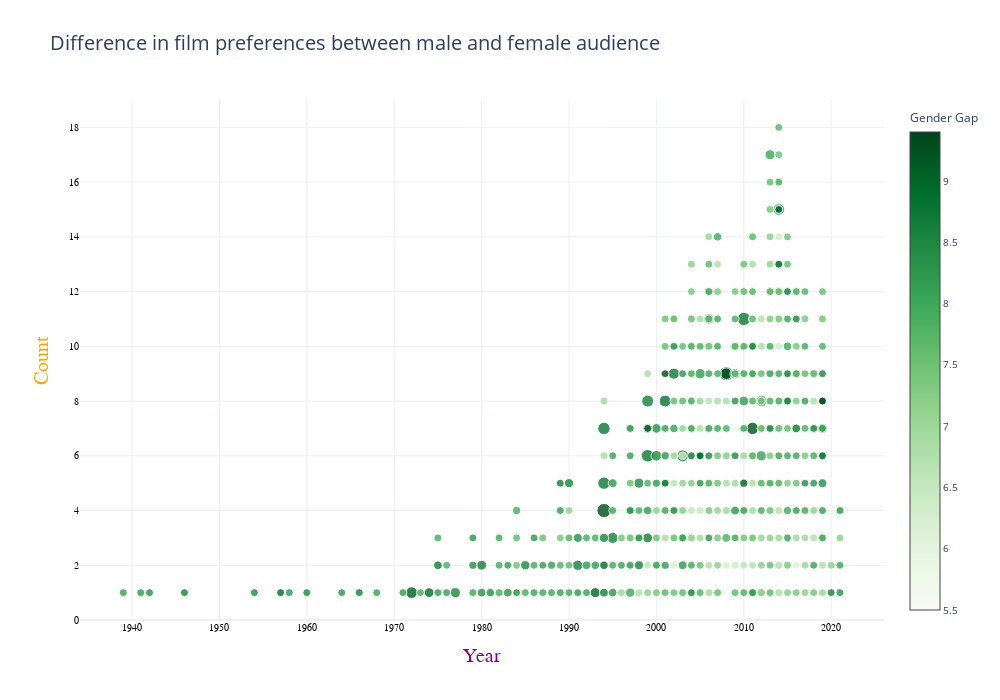

Notebook code for this chart:
### Code cell
import plotly.graph_objects as go
hover_text = []
for index, row in top500.iterrows():
    hover_text.append(('Title: {title}<br>' +
                      'Number of Votes: {vote}<br>' +
                       'Difference: {rate}<br>' +
                       'Certificate: {cert}<br>' +
                       'Year: {year}').format(title=row['title'],
                                              vote=row['num_votes'],
                                              rate=row['differ'],
                                              cert=row['certificate'],
                                              year=row['year']))
colorline = top500['all']
fig2 = go.Figure()
sizeref = 2.*max(top500['num_votes'])/200
fig2.add_trace(go.Scatter(
    x=top500['year'], y=top500['rank'],
    mode='markers', text=hover_text,
    hoverinfo = 'text',
    marker=dict(color=colorline,
                colorbar=dict(
                    tickfont = dict(
                        size=10),
                    title=dict(
                        side = 'top',
                        text = 'Gender Gap',
                        font = dict(size = 12)
                    )
                ),
                colorscale='greens',
                opacity=0.8, size=top500['num_votes'],
                sizemode='area', sizeref=sizeref,
                sizemin=4, showscale=True
                )))
fig2.update_layout(title="Difference in film preferences between male and female audience",
                   title_font_size=20, template='plotly_white',
                   width=1000, height=700)
fig2.update_xaxes(title_text='Year',
                  title_font=dict(size=20, family='Verdana',
                                  color='purple'),
                  tickfont=dict(family='Calibri', color='black',
                                size=10))
fig2.update_yaxes(title_text="Count", range=(0, top500['rank'].max()+1),
                  title_font=dict(size=20, family='Verdana',
                                  color='orange'),
                  tickfont=dict(family='Calibri', color='black',
                                size=10))
fig2.show()

### Figure 1 — Plotly figure (JSON) as saved in the notebook; plotly's stock layout.template omitted (floating-point values rounded to 4 significant figures; data arrays with more than 128 entries replaced by an {"elided": "..."} marker saying what was removed)
{"data": [{"hoverinfo": "text", "marker": {"color": {"elided": "500 float values"}, "colorbar": {"tickfont": {"size": 10}, "title": {"font": {"size": 12}, "side": "top", "text": "Gender Gap"}}, "colorscale": [[0, "rgb(247,252,245)"], [0.125, "rgb(229,245,224)"], [0.25, "rgb(199,233,192)"], [0.375, "rgb(161,217,155)"], [0.5, "rgb(116,196,118)"], [0.625, "rgb(65,171,93)"], [0.75, "rgb(35,139,69)"], [0.875, "rgb(0,109,44)"], [1, "rgb(0,68,27)"]], "opacity": 0.8, "showscale": true, "size": {"elided": "500 int values"}, "sizemin": 4, "sizemode": "area", "sizeref": 25810.0}, "mode": "markers", "text": {"elided": "500 str values"}, "type": "scatter", "x": {"elided": "500 int values"}, "y": {"elided": "500 int values"}}], "layout": {"height": 700, "title": {"font": {"size": 20}, "text": "Difference in film preferences between male and female audience"}, "width": 1000, "xaxis": {"tickfont": {"color": "black", "family": "Calibri", "size": 10}, "title": {"font": {"color": "purple", "family": "Verdana", "size": 20}, "text": "Year"}}, "yaxis": {"range": [0, 19], "tickfont": {"color": "black", "family": "Calibri", "size": 10}, "title": {"font": {"color": "orange", "family": "Verdana", "size": 20}, "text": "Count"}}}}
